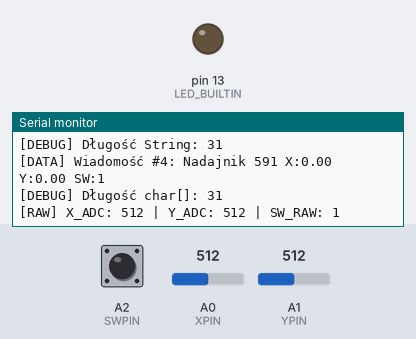
A sketch run on a simulated Arduino Uno, built with avr-gcc and run on an emulated ATmega328P. Shown: output pins drawn as LEDs (lit = HIGH), the last lines printed to the serial monitor. The test bench sets the inputs (shaded band); at power-on: A0 (XPIN) = 512, A1 (YPIN) = 512, A2 (SWPIN) HIGH. No radio packets arrive unless stated.

Above: at 1.4 s.
1.5 s: A0 (XPIN) set to 496
At 1.6 s:
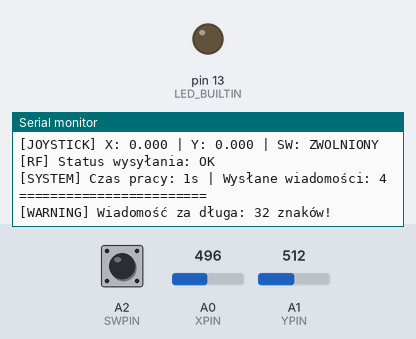
3.6 s: A1 (YPIN) set to 716
At 3.81 s:
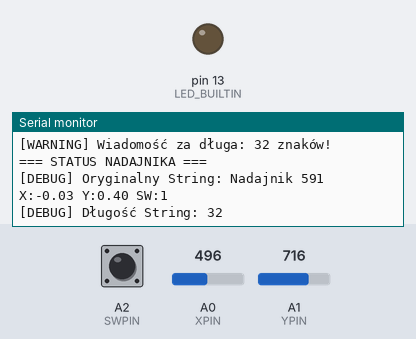
6.6 s: A2 (SWPIN) pulled LOW for 0.6 s
At 6.9 s:
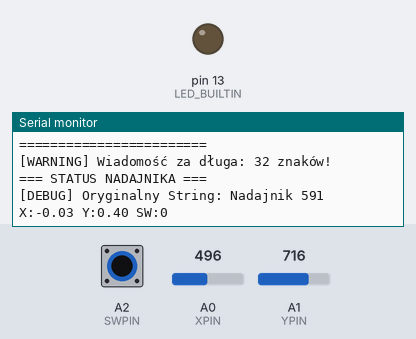
10.2 s: A2 (SWPIN) pulled LOW for 1 s
At 10.71 s:
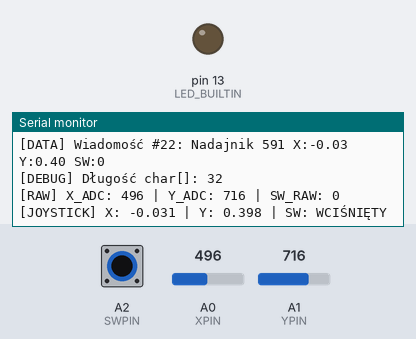
14.2 s: A1 (YPIN) set to 511
At 14.24 s:
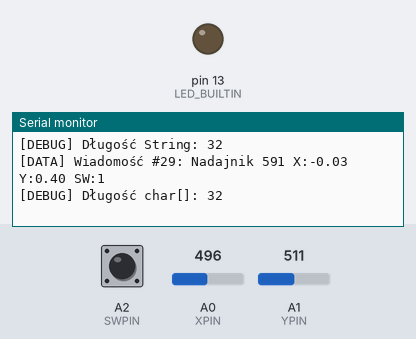
17.2 s: A0 (XPIN) set to 716
At 17.7 s:
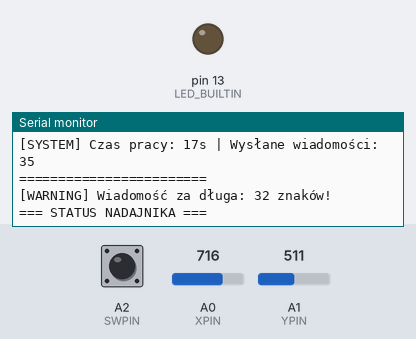
Timing chart, 0 to 20.2 s (numbered marks = the images above; inputs shaded):
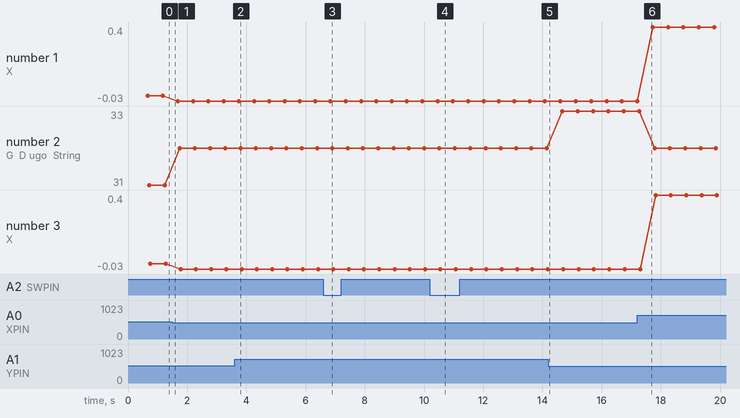

The sketch:

RF_nadajnik.ino
```cpp
#include <RH_ASK.h>
#include <SPI.h> // wymagane przez RH_ASK, nawet jeśli nieużywane

// Piny joysticka
#define XPIN A0
#define YPIN A1
#define SWPIN A2

// Pin nadajnika RF
#define TX_PIN 12  // Pin nadawania RF

// Konfiguracja logowania
#define ENABLE_DETAILED_LOGGING true  // Zmień na false aby wyłączyć szczegółowe logi
#define LOG_INTERVAL 500  // Logowanie co 500ms (0.5 sekundy) - częściej
#define ENABLE_RAW_VALUES true  // Pokaż surowe wartości ADC do debugowania

// Nadajnik RF - prędkość 2000 bps, TX pin 12, RX pin nie używany (255), PTT pin nie używany (255)
RH_ASK driver(2000, 255, TX_PIN, 255);

// Zmienne do logowania
unsigned long lastLogTime = 0;
unsigned long messageCounter = 0;

void setup() {
    Serial.begin(9600);
    Serial.println("=== NADAJNIK RF 591 - URUCHAMIANIE ===");

    // Wyłączenie wbudowanej diody LED (pin 13)
    pinMode(LED_BUILTIN, OUTPUT);
    digitalWrite(LED_BUILTIN, LOW);
    Serial.println("[OK] Wbudowana dioda LED wyłączona");

    if (!driver.init()) {
        Serial.println("[ERROR] Inicjalizacja modułu RF nieudana!");
        while(1); // Zatrzymaj program jeśli RF nie działa
    } else {
        Serial.println("[OK] Moduł RF zainicjalizowany pomyślnie");
    }

    pinMode(XPIN, INPUT);
    pinMode(YPIN, INPUT);
    pinMode(SWPIN, INPUT_PULLUP);

    Serial.println("[OK] Piny joysticka skonfigurowane");
    Serial.println("[INFO] Prędkość transmisji: 2000 bps");
    Serial.println("[INFO] Pin nadawania: " + String(TX_PIN));
    Serial.println("[INFO] Szczegółowe logowanie: " + String(ENABLE_DETAILED_LOGGING ? "WŁĄCZONE" : "WYŁĄCZONE"));
    Serial.println("=== NADAJNIK RF GOTOWY DO PRACY ===\n");
}

void loop() {
    unsigned long currentTime = millis();

    // Odczyt surowych wartości z joysticka
    int xRaw = analogRead(XPIN);
    int yRaw = analogRead(YPIN);
    int sVal = digitalRead(SWPIN);

    // Normalizacja wartości (z lepszą kalibracją)
    float xVal = (xRaw - 512.0) / 512.0;  // Normalizacja do zakresu -1.0 do +1.0
    float yVal = (yRaw - 512.0) / 512.0;  // Normalizacja do zakresu -1.0 do +1.0

    // Przygotowanie wiadomości
    // Używamy String concatenation zamiast snprintf() - bardziej niezawodne w Arduino
    String message = "Nadajnik 591 X:" + String(xVal, 2) + " Y:" + String(yVal, 2) + " SW:" + String(sVal);

    // Konwersja do char array dla RF
    char msg[64];  // Zwiększony rozmiar bufora
    message.toCharArray(msg, sizeof(msg));

    // Diagnostyka długości wiadomości
    int msgLength = message.length();
    if (msgLength >= 32) {
        Serial.println("[WARNING] Wiadomość za długa: " + String(msgLength) + " znaków!");
    }

    // Wysłanie wiadomości RF
    bool sendSuccess = driver.send((uint8_t *)msg, strlen(msg));
    if (!sendSuccess) {
        Serial.println("[ERROR] Błąd podczas wysyłania wiadomości RF!");
    }

    driver.waitPacketSent();
    messageCounter++;

    // Logowanie szczegółowe (co określony interwał)
    if (ENABLE_DETAILED_LOGGING && (currentTime - lastLogTime >= LOG_INTERVAL)) {
        Serial.println("=== STATUS NADAJNIKA ===");
        Serial.println("[DEBUG] Oryginalny String: " + message);
        Serial.println("[DEBUG] Długość String: " + String(message.length()));
        Serial.println("[DATA] Wiadomość #" + String(messageCounter) + ": " + String(msg));
        Serial.println("[DEBUG] Długość char[]: " + String(strlen(msg)));

        if (ENABLE_RAW_VALUES) {
            Serial.println("[RAW] X_ADC: " + String(xRaw) + " | Y_ADC: " + String(yRaw) + " | SW_RAW: " + String(sVal));
        }

        Serial.println("[JOYSTICK] X: " + String(xVal, 3) + " | Y: " + String(yVal, 3) + " | SW: " + String(sVal == LOW ? "WCIŚNIĘTY" : "ZWOLNIONY"));
        Serial.println("[RF] Status wysyłania: " + String(sendSuccess ? "OK" : "BŁĄD"));
        Serial.println("[SYSTEM] Czas pracy: " + String(currentTime/1000) + "s | Wysłane wiadomości: " + String(messageCounter));

        // Dodatkowa diagnostyka
        if (xRaw == 0 && yRaw == 0) {
            Serial.println("[WARNING] Joystick może być niepodłączony lub uszkodzony!");
        }

        Serial.println("========================\n");
        lastLogTime = currentTime;
    }

    // Podstawowe logowanie błędów (zawsze aktywne)
    if (!sendSuccess) {
        Serial.println("[ERROR] Wiadomość #" + String(messageCounter) + " - błąd wysyłania!");
    }

    delay(100);
}
```

Measured:
- the behaviour switches between 512 and 511 on A0 (XPIN) (found by bisection; images 0 and 1)
- after the input at 1.5 s, the serial monitor: prints a new line after 0.10 s (image 1)
- after the input at 3.6 s, the serial monitor: prints a new line after 0.14 s (image 2)
- after the input at 6.6 s, the serial monitor: prints a new line after 0.24 s (image 3)
- after the input at 10.2 s, the serial monitor: prints a new line after 0.26 s (image 4)
- after the input at 17.2 s, the serial monitor: prints a new line after 0.44 s (image 6)
- plotted number 1: 0 → -0.03 after the input at 1.5 s, -0.03 → 0.4 after the input at 17.2 s
- plotted number 2: 31 → 32 after the input at 1.5 s
